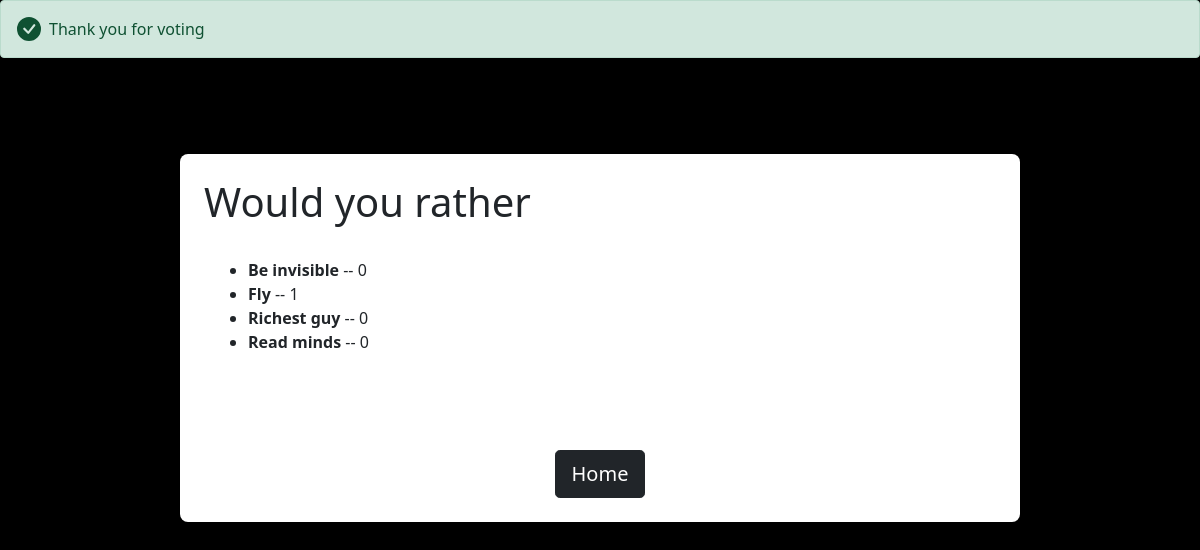
/polls/10/results, run on the app's committed database.
### polls/models.py (models this page shows, shortened)
class Question(models.Model):
    question_text = models.CharField(max_length=1200)
    pub_date = models.DateTimeField('date published')

class Choice(models.Model):
    question = models.ForeignKey('Question',on_delete=models.CASCADE)
    choice_text = models.CharField(max_length=200)
    votes = models.IntegerField(default=0)

### polls/views.py (the view)
# urls.py: path('<int:question_id>/results', views.results, name = 'results'),
def results(request, question_id):
    question = get_object_or_404(Question,pk=question_id)
    return render(request,'polls/result.html',{'question':question})

### polls/templates/polls/result.html (shortened to what this page needs)
<!doctype html>
<html lang="en">
<head>
    <link href="https://cdn.jsdelivr.net/npm/bootstrap@5.0.1/dist/css/bootstrap.min.css" rel="stylesheet"
>
</head>
<body>
    <div class="alert alert-success d-flex align-items-center" role="alert">
        <svg class="bi flex-shrink-0 me-2" width="24" height="24" role="img" aria-label="Success:">
            <use xlink:href="#check-circle-fill" />
        </svg>
        <div>
            Thank you for voting
        </div>
    </div>
    <div class="container">
        <h1>{{ question.question_text }}</h1>
        <div class="container-md" style="margin-top: 2em;margin-bottom: 6em;">
            <ul>
                {% for choice in question.choice_set.all %}
                <li><strong>{{choice.choice_text}}</strong> -- {{choice.votes}}</li>
                {% endfor %}
            </ul>
        </div>
        <div style="text-align: center;"><a href="{%url 'polls:index'%}"><button class="btn btn-dark btn-lg">Home</button> </a></div>
    </div>
</body>
</html>

### polls/templates/polls/result.html (style rules this page uses)
body { background-color: black; font-family: 'Segoe UI', Tahoma, Geneva, Verdana, sans-serif; }
.container { background-color: white; width: 70%; height: 30%; border-radius: 8px; margin-top: 8%; padding: 2%; }

### data on the page
Question: question_text "Would you rather"
Choice: choice_text "Be invisible", votes "0"
Choice: choice_text "Fly", votes "1"
Choice: choice_text "Richest guy", votes "0"
Choice: choice_text "Read minds", votes "0"
